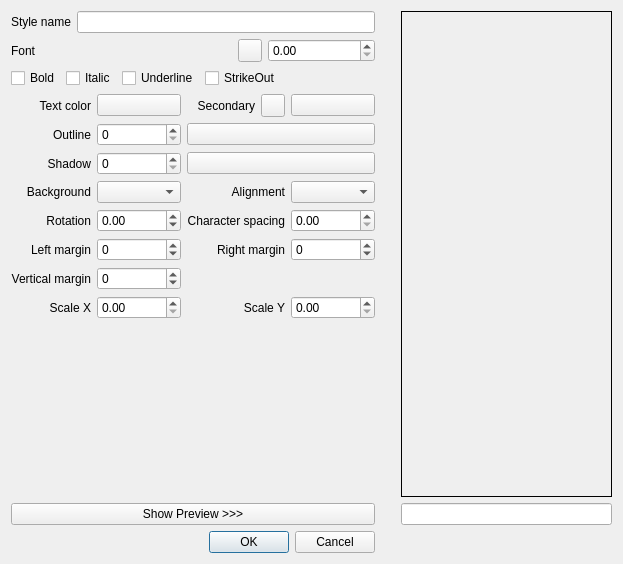
<?xml version="1.0" encoding="UTF-8"?>
<ui version="4.0">
 <author>
SPDX-FileCopyrightText: none
SPDX-License-Identifier: GPL-3.0-only OR LicenseRef-KDE-Accepted-GPL
 </author>
 <class>SubtitleStyleEdit_UI</class>
 <widget class="QDialog" name="SubtitleStyleEdit_UI">
  <property name="geometry">
   <rect>
    <x>0</x>
    <y>0</y>
    <width>623</width>
    <height>564</height>
   </rect>
  </property>
  <property name="windowTitle">
   <string>Subtitle Style Editor</string>
  </property>
  <layout class="QGridLayout" name="gridLayout">
   <item row="0" column="0" colspan="6">
    <layout class="QHBoxLayout" name="horizontalLayout_2">
     <item>
      <widget class="QLabel" name="labelName">
       <property name="text">
        <string>Style name</string>
       </property>
      </widget>
     </item>
     <item>
      <widget class="QLineEdit" name="editName"/>
     </item>
    </layout>
   </item>
   <item row="0" column="6">
    <spacer name="horizontalSpacer">
     <property name="orientation">
      <enum>Qt::Orientation::Horizontal</enum>
     </property>
     <property name="sizeType">
      <enum>QSizePolicy::Policy::Fixed</enum>
     </property>
     <property name="sizeHint" stdset="0">
      <size>
       <width>20</width>
       <height>20</height>
      </size>
     </property>
    </spacer>
   </item>
   <item row="0" column="7" rowspan="12">
    <widget class="QLabel" name="preview">
     <property name="enabled">
      <bool>true</bool>
     </property>
     <property name="frameShape">
      <enum>QFrame::Shape::Box</enum>
     </property>
     <property name="text">
      <string/>
     </property>
     <property name="scaledContents">
      <bool>true</bool>
     </property>
     <property name="alignment">
      <set>Qt::AlignmentFlag::AlignCenter</set>
     </property>
    </widget>
   </item>
   <item row="1" column="0" colspan="6">
    <layout class="QHBoxLayout" name="horizontalLayout_3">
     <item>
      <widget class="QLabel" name="labelFont">
       <property name="text">
        <string>Font</string>
       </property>
      </widget>
     </item>
     <item>
      <widget class="QLabel" name="labelFontName">
       <property name="frameShape">
        <enum>QFrame::Shape::NoFrame</enum>
       </property>
       <property name="text">
        <string/>
       </property>
       <property name="alignment">
        <set>Qt::AlignmentFlag::AlignRight|Qt::AlignmentFlag::AlignTrailing|Qt::AlignmentFlag::AlignVCenter</set>
       </property>
      </widget>
     </item>
     <item>
      <widget class="QToolButton" name="buttonSelectFont">
       <property name="text">
        <string/>
       </property>
       <property name="icon">
        <iconset theme="font-enable"/>
       </property>
      </widget>
     </item>
     <item>
      <widget class="QDoubleSpinBox" name="spinFontSize">
       <property name="maximum">
        <double>10000.000000000000000</double>
       </property>
      </widget>
     </item>
    </layout>
   </item>
   <item row="3" column="2">
    <widget class="QPushButton" name="buttonPrimaryColor">
     <property name="text">
      <string/>
     </property>
    </widget>
   </item>
   <item row="3" column="3">
    <widget class="QLabel" name="labelSecondaryColor">
     <property name="text">
      <string>Secondary</string>
     </property>
     <property name="alignment">
      <set>Qt::AlignmentFlag::AlignRight|Qt::AlignmentFlag::AlignTrailing|Qt::AlignmentFlag::AlignVCenter</set>
     </property>
    </widget>
   </item>
   <item row="3" column="4">
    <widget class="KContextualHelpButton" name="kcontextualhelpbutton">
     <property name="contextualHelpText">
      <string>The secondary color might be used in case of subtitle collision to help distinguish both subtitles</string>
     </property>
    </widget>
   </item>
   <item row="3" column="5">
    <widget class="QPushButton" name="buttonSecondaryColor">
     <property name="text">
      <string/>
     </property>
    </widget>
   </item>
   <item row="4" column="2">
    <widget class="QSpinBox" name="spinOutline">
     <property name="maximum">
      <number>100000</number>
     </property>
    </widget>
   </item>
   <item row="4" column="3" colspan="3">
    <widget class="QPushButton" name="buttonOutlineColor">
     <property name="text">
      <string/>
     </property>
    </widget>
   </item>
   <item row="5" column="2">
    <widget class="QSpinBox" name="spinShadow">
     <property name="maximum">
      <number>100000</number>
     </property>
    </widget>
   </item>
   <item row="5" column="3" colspan="3">
    <widget class="QPushButton" name="buttonBackColor">
     <property name="text">
      <string/>
     </property>
    </widget>
   </item>
   <item row="6" column="0" colspan="2">
    <widget class="QLabel" name="labelBoarderStyle">
     <property name="text">
      <string>Background</string>
     </property>
     <property name="alignment">
      <set>Qt::AlignmentFlag::AlignRight|Qt::AlignmentFlag::AlignTrailing|Qt::AlignmentFlag::AlignVCenter</set>
     </property>
    </widget>
   </item>
   <item row="6" column="2">
    <widget class="QComboBox" name="comboBorderStyle"/>
   </item>
   <item row="6" column="5">
    <widget class="QComboBox" name="comboAlignment"/>
   </item>
   <item row="7" column="1">
    <widget class="QLabel" name="labelAngle">
     <property name="text">
      <string>Rotation</string>
     </property>
     <property name="alignment">
      <set>Qt::AlignmentFlag::AlignRight|Qt::AlignmentFlag::AlignTrailing|Qt::AlignmentFlag::AlignVCenter</set>
     </property>
    </widget>
   </item>
   <item row="7" column="2">
    <widget class="QDoubleSpinBox" name="spinAngle">
     <property name="minimum">
      <double>-360.000000000000000</double>
     </property>
     <property name="maximum">
      <double>360.000000000000000</double>
     </property>
    </widget>
   </item>
   <item row="7" column="3" colspan="2">
    <widget class="QLabel" name="labelSpacing">
     <property name="text">
      <string>Character spacing</string>
     </property>
     <property name="alignment">
      <set>Qt::AlignmentFlag::AlignRight|Qt::AlignmentFlag::AlignTrailing|Qt::AlignmentFlag::AlignVCenter</set>
     </property>
    </widget>
   </item>
   <item row="7" column="5">
    <widget class="QDoubleSpinBox" name="spinSpacing">
     <property name="minimum">
      <double>0.000000000000000</double>
     </property>
     <property name="maximum">
      <double>1000000.000000000000000</double>
     </property>
    </widget>
   </item>
   <item row="8" column="1">
    <widget class="QLabel" name="labelMarginL">
     <property name="text">
      <string>Left margin</string>
     </property>
     <property name="alignment">
      <set>Qt::AlignmentFlag::AlignRight|Qt::AlignmentFlag::AlignTrailing|Qt::AlignmentFlag::AlignVCenter</set>
     </property>
    </widget>
   </item>
   <item row="8" column="2">
    <widget class="QSpinBox" name="spinMarginL">
     <property name="minimum">
      <number>-100000</number>
     </property>
     <property name="maximum">
      <number>100000</number>
     </property>
    </widget>
   </item>
   <item row="8" column="5">
    <widget class="QSpinBox" name="spinMarginR">
     <property name="minimum">
      <number>-100000</number>
     </property>
     <property name="maximum">
      <number>100000</number>
     </property>
    </widget>
   </item>
   <item row="9" column="0" colspan="2">
    <widget class="QLabel" name="labelMarginV">
     <property name="text">
      <string>Vertical margin</string>
     </property>
     <property name="alignment">
      <set>Qt::AlignmentFlag::AlignRight|Qt::AlignmentFlag::AlignTrailing|Qt::AlignmentFlag::AlignVCenter</set>
     </property>
    </widget>
   </item>
   <item row="9" column="2">
    <widget class="QSpinBox" name="spinMarginV">
     <property name="minimum">
      <number>-100000</number>
     </property>
     <property name="maximum">
      <number>100000</number>
     </property>
    </widget>
   </item>
   <item row="10" column="1">
    <widget class="QLabel" name="labelScaleX">
     <property name="text">
      <string>Scale X</string>
     </property>
     <property name="alignment">
      <set>Qt::AlignmentFlag::AlignRight|Qt::AlignmentFlag::AlignTrailing|Qt::AlignmentFlag::AlignVCenter</set>
     </property>
    </widget>
   </item>
   <item row="10" column="2">
    <widget class="QDoubleSpinBox" name="spinScaleX">
     <property name="maximum">
      <double>1000000.000000000000000</double>
     </property>
    </widget>
   </item>
   <item row="10" column="5">
    <widget class="QDoubleSpinBox" name="spinScaleY">
     <property name="maximum">
      <double>1000000.000000000000000</double>
     </property>
    </widget>
   </item>
   <item row="11" column="2">
    <spacer name="verticalSpacer">
     <property name="orientation">
      <enum>Qt::Orientation::Vertical</enum>
     </property>
     <property name="sizeHint" stdset="0">
      <size>
       <width>20</width>
       <height>40</height>
      </size>
     </property>
    </spacer>
   </item>
   <item row="12" column="0" colspan="6">
    <widget class="QPushButton" name="buttonPreview">
     <property name="text">
      <string>Show Preview &gt;&gt;&gt;</string>
     </property>
    </widget>
   </item>
   <item row="12" column="7">
    <widget class="QLineEdit" name="editPreview">
     <property name="enabled">
      <bool>true</bool>
     </property>
    </widget>
   </item>
   <item row="13" column="0" colspan="6">
    <widget class="QDialogButtonBox" name="buttonBox">
     <property name="orientation">
      <enum>Qt::Orientation::Horizontal</enum>
     </property>
     <property name="standardButtons">
      <set>QDialogButtonBox::StandardButton::Cancel|QDialogButtonBox::StandardButton::Ok</set>
     </property>
    </widget>
   </item>
   <item row="3" column="0" colspan="2">
    <widget class="QLabel" name="labelColor">
     <property name="text">
      <string>Text color</string>
     </property>
     <property name="alignment">
      <set>Qt::AlignmentFlag::AlignRight|Qt::AlignmentFlag::AlignTrailing|Qt::AlignmentFlag::AlignVCenter</set>
     </property>
    </widget>
   </item>
   <item row="4" column="0" colspan="2">
    <widget class="QLabel" name="labelColor_2">
     <property name="text">
      <string>Outline</string>
     </property>
     <property name="alignment">
      <set>Qt::AlignmentFlag::AlignRight|Qt::AlignmentFlag::AlignTrailing|Qt::AlignmentFlag::AlignVCenter</set>
     </property>
    </widget>
   </item>
   <item row="5" column="0" colspan="2">
    <widget class="QLabel" name="labelColor_3">
     <property name="text">
      <string>Shadow</string>
     </property>
     <property name="alignment">
      <set>Qt::AlignmentFlag::AlignRight|Qt::AlignmentFlag::AlignTrailing|Qt::AlignmentFlag::AlignVCenter</set>
     </property>
    </widget>
   </item>
   <item row="2" column="0" colspan="6">
    <layout class="QHBoxLayout" name="horizontalLayout">
     <item>
      <widget class="QCheckBox" name="checkBold">
       <property name="sizePolicy">
        <sizepolicy hsizetype="Minimum" vsizetype="Fixed">
         <horstretch>0</horstretch>
         <verstretch>0</verstretch>
        </sizepolicy>
       </property>
       <property name="text">
        <string>Bold</string>
       </property>
       <property name="autoRepeatDelay">
        <number>308</number>
       </property>
      </widget>
     </item>
     <item>
      <widget class="QCheckBox" name="checkItalic">
       <property name="sizePolicy">
        <sizepolicy hsizetype="Minimum" vsizetype="Fixed">
         <horstretch>0</horstretch>
         <verstretch>0</verstretch>
        </sizepolicy>
       </property>
       <property name="layoutDirection">
        <enum>Qt::LayoutDirection::LeftToRight</enum>
       </property>
       <property name="text">
        <string>Italic</string>
       </property>
      </widget>
     </item>
     <item>
      <widget class="QCheckBox" name="checkUnderline">
       <property name="sizePolicy">
        <sizepolicy hsizetype="Minimum" vsizetype="Fixed">
         <horstretch>0</horstretch>
         <verstretch>0</verstretch>
        </sizepolicy>
       </property>
       <property name="text">
        <string>Underline</string>
       </property>
      </widget>
     </item>
     <item>
      <widget class="QCheckBox" name="checkStrikeOut">
       <property name="sizePolicy">
        <sizepolicy hsizetype="Minimum" vsizetype="Fixed">
         <horstretch>0</horstretch>
         <verstretch>0</verstretch>
        </sizepolicy>
       </property>
       <property name="text">
        <string>StrikeOut</string>
       </property>
      </widget>
     </item>
     <item>
      <spacer name="horizontalSpacer_2">
       <property name="orientation">
        <enum>Qt::Orientation::Horizontal</enum>
       </property>
       <property name="sizeHint" stdset="0">
        <size>
         <width>28</width>
         <height>20</height>
        </size>
       </property>
      </spacer>
     </item>
    </layout>
   </item>
   <item row="8" column="3" colspan="2">
    <widget class="QLabel" name="labelMarginR">
     <property name="text">
      <string>Right margin</string>
     </property>
     <property name="alignment">
      <set>Qt::AlignmentFlag::AlignRight|Qt::AlignmentFlag::AlignTrailing|Qt::AlignmentFlag::AlignVCenter</set>
     </property>
    </widget>
   </item>
   <item row="6" column="3" colspan="2">
    <widget class="QLabel" name="labelAlignment">
     <property name="text">
      <string>Alignment</string>
     </property>
     <property name="alignment">
      <set>Qt::AlignmentFlag::AlignRight|Qt::AlignmentFlag::AlignTrailing|Qt::AlignmentFlag::AlignVCenter</set>
     </property>
    </widget>
   </item>
   <item row="10" column="3" colspan="2">
    <widget class="QLabel" name="labelScaleY">
     <property name="text">
      <string>Scale Y</string>
     </property>
     <property name="alignment">
      <set>Qt::AlignmentFlag::AlignRight|Qt::AlignmentFlag::AlignTrailing|Qt::AlignmentFlag::AlignVCenter</set>
     </property>
    </widget>
   </item>
  </layout>
 </widget>
 <customwidgets>
  <customwidget>
   <class>KContextualHelpButton</class>
   <extends>QToolButton</extends>
   <header>kcontextualhelpbutton.h</header>
  </customwidget>
 </customwidgets>
 <tabstops>
  <tabstop>editName</tabstop>
  <tabstop>buttonSelectFont</tabstop>
  <tabstop>spinFontSize</tabstop>
  <tabstop>checkBold</tabstop>
  <tabstop>checkItalic</tabstop>
  <tabstop>checkUnderline</tabstop>
  <tabstop>checkStrikeOut</tabstop>
  <tabstop>buttonPrimaryColor</tabstop>
  <tabstop>kcontextualhelpbutton</tabstop>
  <tabstop>buttonSecondaryColor</tabstop>
  <tabstop>spinOutline</tabstop>
  <tabstop>buttonOutlineColor</tabstop>
  <tabstop>spinShadow</tabstop>
  <tabstop>buttonBackColor</tabstop>
  <tabstop>comboBorderStyle</tabstop>
  <tabstop>comboAlignment</tabstop>
  <tabstop>spinAngle</tabstop>
  <tabstop>spinSpacing</tabstop>
  <tabstop>spinMarginL</tabstop>
  <tabstop>spinMarginR</tabstop>
  <tabstop>spinMarginV</tabstop>
  <tabstop>spinScaleX</tabstop>
  <tabstop>spinScaleY</tabstop>
  <tabstop>buttonPreview</tabstop>
  <tabstop>editPreview</tabstop>
 </tabstops>
 <resources/>
 <connections>
  <connection>
   <sender>buttonBox</sender>
   <signal>accepted()</signal>
   <receiver>SubtitleStyleEdit_UI</receiver>
   <slot>accept()</slot>
   <hints>
    <hint type="sourcelabel">
     <x>248</x>
     <y>254</y>
    </hint>
    <hint type="destinationlabel">
     <x>157</x>
     <y>274</y>
    </hint>
   </hints>
  </connection>
  <connection>
   <sender>buttonBox</sender>
   <signal>rejected()</signal>
   <receiver>SubtitleStyleEdit_UI</receiver>
   <slot>reject()</slot>
   <hints>
    <hint type="sourcelabel">
     <x>316</x>
     <y>260</y>
    </hint>
    <hint type="destinationlabel">
     <x>286</x>
     <y>274</y>
    </hint>
   </hints>
  </connection>
 </connections>
</ui>
